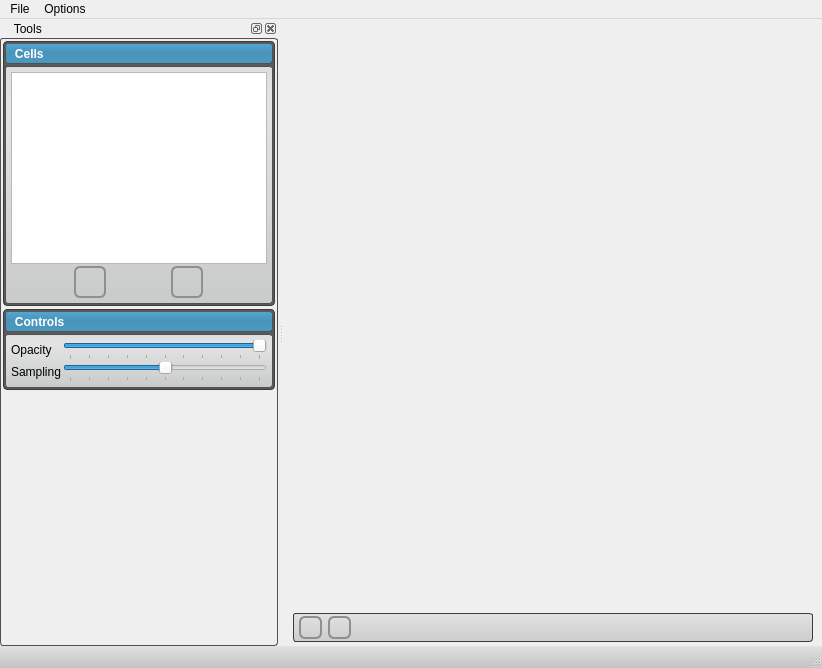
<?xml version="1.0" encoding="UTF-8"?>
<ui version="4.0">
 <class>VikingViewApp</class>
 <widget class="QMainWindow" name="VikingViewApp">
  <property name="geometry">
   <rect>
    <x>0</x>
    <y>0</y>
    <width>822</width>
    <height>668</height>
   </rect>
  </property>
  <property name="windowTitle">
   <string>VikingView</string>
  </property>
  <property name="windowIcon">
   <iconset resource="../../../studio/src/Resources/ShapeWorksStudio.qrc">
    <normaloff>:/Studio/Images/shapes-icon.png</normaloff>:/Studio/Images/shapes-icon.png</iconset>
  </property>
  <property name="styleSheet">
   <string notr="true">


QWidget#dockWidgetContents
{
  border: 1px solid rgb(80,80,80);
  border-radius: 3px;
}

QWidget#statusbar
{
  background-color: qlineargradient(spread:pad, x1:0, y1:0, x2:0, y2:1, stop:0 rgba(225, 225, 225, 255), stop:1 rgba(195, 195, 195, 255));
}


QWidget#zoomWidget
{
  background-color: qlineargradient(spread:pad, x1:0, y1:0, x2:0, y2:1, stop:0 rgba(225, 225, 225, 255), stop:1 rgba(205, 205, 205, 255));
  border: 1px solid rgb(60, 60, 60);
  border-radius: 3px;
}

QWidget#control_widget
{
  background-color: qlineargradient(spread:pad, x1:0, y1:0, x2:0, y2:1, stop:0 rgba(225, 225, 225, 255), stop:1 rgba(205, 205, 205, 255));
  border: 1px solid rgb(60, 60, 60);
  border-radius: 3px;
}



/********************** Tab Widget ***********************/
QWidget#meanTab{
	background-color: qlineargradient(spread:pad, x1:0.5, y1:0, x2:0.5, y2:0.960227, stop:0 rgba(221, 221, 221, 255), stop:0.155779 rgba(228, 228, 228, 255), stop:1 rgba(202, 204, 204, 255));
}

QWidget#samplesTab{
	background-color: qlineargradient(spread:pad, x1:0.5, y1:0, x2:0.5, y2:0.960227, stop:0 rgba(221, 221, 221, 255), stop:0.155779 rgba(228, 228, 228, 255), stop:1 rgba(202, 204, 204, 255));      
}

QWidget#pcaTab{
	background-color: qlineargradient(spread:pad, x1:0.5, y1:0, x2:0.5, y2:0.960227, stop:0 rgba(221, 221, 221, 255), stop:0.155779 rgba(228, 228, 228, 255), stop:1 rgba(202, 204, 204, 255));      
}

QWidget#pcaTab_2{
	background-color: qlineargradient(spread:pad, x1:0.5, y1:0, x2:0.5, y2:0.960227, stop:0 rgba(221, 221, 221, 255), stop:0.155779 rgba(228, 228, 228, 255), stop:1 rgba(202, 204, 204, 255));      
}

QWidget#regressionTab{
	background-color: qlineargradient(spread:pad, x1:0.5, y1:0, x2:0.5, y2:0.960227, stop:0 rgba(221, 221, 221, 255), stop:0.155779 rgba(228, 228, 228, 255), stop:1 rgba(202, 204, 204, 255));      
}

/********************** Tab Widget ***********************/


/********************** Visualization Panel ***********************/

QLabel#visualizationLabel{
	color: white;
	font: bold;
}
QWidget#visualizationPanel{
	background-color: rgba( 0, 0, 0, 0 );
}

QToolButton#visualizationOpenButton{
	background-color: rgba(0, 0, 0, 0);
	border-radius: 4px;
}

QToolButton#visualizationOpenButton:hover{
	background-color: rgba( 0, 0, 0, 30 ); border-radius: 3px;
}

QWidget#visualizationHeader{
	background-color: qlineargradient(spread:pad, x1:0.5, y1:0, x2:0.5, y2:0.960227, stop:0 rgba(0, 0, 0, 0), stop:0.45 rgba(0, 0, 0, 30), stop:1 rgba(0, 0, 0, 25));
    border-radius: 3px;
}

QWidget#visualizationHeaderBackground{
	background-color: rgb( 84, 168, 212 );
        border-radius: 3px;
	border: 1px solid rgb(90, 90, 90);
}

QWidget#visualizationPanel{
	background-color: rgb( 90, 90, 90 );
	border-radius:4px;
	border: 1px solid rgb(60, 60, 60);
	color: rgb(90, 90, 90);
}

QWidget#visualizationContent{
	border-radius: 3px;
	border: 1px solid rgb(80, 80,80);
	background-color: qlineargradient(spread:pad, x1:0.5, y1:0, x2:0.5, y2:0.960227, stop:0 rgba(221, 221, 221, 255), stop:0.155779 rgba(228, 228, 228, 255), stop:1 rgba(202, 204, 204, 255));      
}
/********************** Visualization Panel ***********************/


/********************** Pca Panel ***********************/

QLabel#pcaLabel{
	color: white;
	font: bold;
}

QLabel#pcaLabel_2{
	color: white;
	font: bold;
}

QWidget#pcaPanel{
	background-color: rgba( 0, 0, 0, 0 );
}

QWidget#pcaPanel_2{
	background-color: rgba( 0, 0, 0, 0 );
}

QToolButton#pcaOpenButton{
	background-color: rgba(0, 0, 0, 0);
	border-radius: 4px;
}

QToolButton#pcaOpenButton:hover{
	background-color: rgba( 0, 0, 0, 30 ); border-radius: 3px;
}

QWidget#pcaHeader{
	background-color: qlineargradient(spread:pad, x1:0.5, y1:0, x2:0.5, y2:0.960227, stop:0 rgba(0, 0, 0, 0), stop:0.45 rgba(0, 0, 0, 30), stop:1 rgba(0, 0, 0, 25));
    border-radius: 3px;
}

QWidget#pcaHeader_2{
	background-color: qlineargradient(spread:pad, x1:0.5, y1:0, x2:0.5, y2:0.960227, stop:0 rgba(0, 0, 0, 0), stop:0.45 rgba(0, 0, 0, 30), stop:1 rgba(0, 0, 0, 25));
    border-radius: 3px;
}

QWidget#pcaHeaderBackground{
	background-color: rgb( 84, 168, 212 );
    border-radius: 3px;
	border: 1px solid rgb(90, 90, 90);
}

QWidget#pcaHeaderBackground_2{
	background-color: rgb( 84, 168, 212 );
    border-radius: 3px;
	border: 1px solid rgb(90, 90, 90);
}

QWidget#pcaPanel{
	background-color: rgb( 90, 90, 90 );
	border-radius:4px;
	border: 1px solid rgb(60, 60, 60);
	color: rgb(90, 90, 90);
}

QWidget#pcaPanel_2{
	background-color: rgb( 90, 90, 90 );
	border-radius:4px;
	border: 1px solid rgb(60, 60, 60);
	color: rgb(90, 90, 90);
}


QWidget#pcaContent{
	border-radius: 3px;
	border: 1px solid rgb(80, 80,80);
	background-color: qlineargradient(spread:pad, x1:0.5, y1:0, x2:0.5, y2:0.960227, stop:0 rgba(221, 221, 221, 255), stop:0.155779 rgba(228, 228, 228, 255), stop:1 rgba(202, 204, 204, 255));      
}

QWidget#pcaContent_2{
	border-radius: 3px;
	border: 1px solid rgb(80, 80,80);
	background-color: qlineargradient(spread:pad, x1:0.5, y1:0, x2:0.5, y2:0.960227, stop:0 rgba(221, 221, 221, 255), stop:0.155779 rgba(228, 228, 228, 255), stop:1 rgba(202, 204, 204, 255));      
}


/********************** Pca Panel ***********************/


/********************** Shape Panel ***********************/

QLabel#shapeLabel{
	color: white;
	font: bold;
}

QWidget#shapePanel{
	background-color: rgba( 0, 0, 0, 0 );
}

QToolButton#shapeOpenButton{
	background-color: rgba(0, 0, 0, 0);
	border-radius: 4px;
}

QToolButton#shapeOpenButton:hover{
	background-color: rgba( 0, 0, 0, 30 ); border-radius: 3px;
}

QWidget#layers_header_{
	background-color: qlineargradient(spread:pad, x1:0.5, y1:0, x2:0.5, y2:0.960227, stop:0 rgba(0, 0, 0, 0), stop:0.45 rgba(0, 0, 0, 30), stop:1 rgba(0, 0, 0, 25));
    border-radius: 3px;
}

QWidget#shapeHeaderBackground{
	background-color: rgb( 84, 168, 212 );
    border-radius: 3px;
	border: 1px solid rgb(90, 90, 90);
}

QWidget#shapePanel{
	background-color: rgb( 90, 90, 90 );
	border-radius:4px;
	border: 1px solid rgb(60, 60, 60);
	color: rgb(90, 90, 90);
}

QWidget#shapeContent{
	border-radius: 3px;
	border: 1px solid rgb(80, 80,80);
	background-color: qlineargradient(spread:pad, x1:0.5, y1:0, x2:0.5, y2:0.960227, stop:0 rgba(221, 221, 221, 255), stop:0.155779 rgba(228, 228, 228, 255), stop:1 rgba(202, 204, 204, 255));      
}
/********************** Shape Panel ***********************/


/********************** reconstruction Panel ***********************/

QLabel#reconstructionLabel{
	color: white;
	font: bold;
}
QWidget#reconstructionPanel{
	background-color: rgba( 0, 0, 0, 0 );
}

QToolButton#reconstructionOpenButton{
	background-color: rgba(0, 0, 0, 0);
	border-radius: 4px;
}

QToolButton#reconstructionOpenButton:hover{
	background-color: rgba( 0, 0, 0, 30 ); border-radius: 3px;
}

QWidget#reconstructionHeader{
	background-color: qlineargradient(spread:pad, x1:0.5, y1:0, x2:0.5, y2:0.960227, stop:0 rgba(0, 0, 0, 0), stop:0.45 rgba(0, 0, 0, 30), stop:1 rgba(0, 0, 0, 25));
    border-radius: 3px;
}

QWidget#reconstructionHeaderBackground{
	background-color: rgb( 84, 168, 212 );
    border-radius: 3px;
	border: 1px solid rgb(90, 90, 90);
}

QWidget#reconstructionPanel{
	background-color: rgb( 90, 90, 90 );
	border-radius:4px;
	border: 1px solid rgb(60, 60, 60);
	color: rgb(90, 90, 90);
}

QWidget#reconstructionContent{
	border-radius: 3px;
	border: 1px solid rgb(80, 80,80);
	background-color: qlineargradient(spread:pad, x1:0.5, y1:0, x2:0.5, y2:0.960227, stop:0 rgba(221, 221, 221, 255), stop:0.155779 rgba(228, 228, 228, 255), stop:1 rgba(202, 204, 204, 255));      
}
/********************** reconstruction Panel ***********************/



/********************** Other ***********************/

QWidget#pcaWidget{
	border-radius: 3px;
	border: 2px solid rgb(80, 80,80);
}

QWidget#pcaWidget_2{
	border-radius: 3px;
	border: 2px solid rgb(80, 80,80);
}

QWidget#sampleWidget{
	border-radius: 3px;
	border: 2px solid rgb(80, 80,80);
}

QWidget#meanWidget{
	border-radius: 3px;
	border: 2px solid rgb(80, 80,80);
}


QWidget#controlsDockContents {
 border-radius: 3px;
 background: rgb(90,90,90);
}




QToolButton { /* all types of tool button */
     border: 2px solid #8f8f91;
     border-radius: 6px;
     background-color: qlineargradient(x1: 0, y1: 0, x2: 0, y2: 1,
                                       stop: 0 #f6f7fa, stop: 1 #dadbde);
 }


 QToolButton[popupMode=&quot;1&quot;] { /* only for MenuButtonPopup */
     padding-right: 20px; /* make way for the popup button */
 }


 QToolButton:pressed {
     background-color: qlineargradient(x1: 0, y1: 0, x2: 0, y2: 1,
                                       stop: 0 #dadbde, stop: 1 #f6f7fa);
  
  }

 QToolButton:checked {
     background-color: qlineargradient(x1: 0, y1: 0, x2: 0, y2: 1,
                                       stop: 0 #dadbde, stop: 1 #f6f7fa);
  
  }

 /* the subcontrols below are used only in the MenuButtonPopup mode */
 QToolButton::menu-button {
     border: 2px solid gray;
     border-top-right-radius: 6px;
     border-bottom-right-radius: 6px;
     /* 16px width + 4px for border = 20px allocated above */
     width: 16px;
 }

/*
 QToolButton::menu-arrow {
     image: url(downarrow.png);
 }
*/


 QToolButton::menu-arrow:open {
     top: 1px; left: 1px; /* shift it a bit */
 }


/*
QPushButton { 
 border: 2px solid #8f8f91;
 border-radius: 6px;
 background-color: qlineargradient(x1: 0, y1: 0, x2: 0, y2: 1,
  stop: 0 #f6f7fa, stop: 1 #dadbde);
}
*/

/*
QPushButton:pressed {
 background-color: qlineargradient(x1: 0, y1: 0, x2: 0, y2: 1,
  stop: 0 #dadbde, stop: 1 #f6f7fa);
}
*/


/*
QPushButton {
     background-color: red;
     border-style: outset;
     border-width: 2px;
     border-color: beige;
 }
*/


</string>
  </property>
  <widget class="QWidget" name="centralwidget">
   <layout class="QGridLayout" name="gridLayout">
    <property name="topMargin">
     <number>0</number>
    </property>
    <property name="bottomMargin">
     <number>4</number>
    </property>
    <property name="spacing">
     <number>0</number>
    </property>
    <item row="0" column="0">
     <widget class="QVTKWidget" name="qvtkWidget" native="true">
      <property name="sizePolicy">
       <sizepolicy hsizetype="Expanding" vsizetype="Expanding">
        <horstretch>1</horstretch>
        <verstretch>1</verstretch>
       </sizepolicy>
      </property>
      <property name="minimumSize">
       <size>
        <width>300</width>
        <height>300</height>
       </size>
      </property>
     </widget>
    </item>
    <item row="1" column="0">
     <layout class="QHBoxLayout" name="horizontalLayout" stretch="0">
      <item>
       <widget class="QWidget" name="control_widget" native="true">
        <property name="sizePolicy">
         <sizepolicy hsizetype="Minimum" vsizetype="MinimumExpanding">
          <horstretch>0</horstretch>
          <verstretch>0</verstretch>
         </sizepolicy>
        </property>
        <layout class="QHBoxLayout" name="horizontalLayout_3">
         <property name="spacing">
          <number>6</number>
         </property>
         <property name="leftMargin">
          <number>6</number>
         </property>
         <property name="topMargin">
          <number>3</number>
         </property>
         <property name="rightMargin">
          <number>6</number>
         </property>
         <property name="bottomMargin">
          <number>3</number>
         </property>
         <item>
          <widget class="QToolButton" name="auto_view_button">
           <property name="toolTip">
            <string>Autoview</string>
           </property>
           <property name="text">
            <string/>
           </property>
           <property name="icon">
            <iconset resource="../Resources/VikingView.qrc">
             <normaloff>:/VikingView/Images/AutoViewOff.png</normaloff>:/VikingView/Images/AutoViewOff.png</iconset>
           </property>
           <property name="checkable">
            <bool>false</bool>
           </property>
           <property name="autoRaise">
            <bool>true</bool>
           </property>
          </widget>
         </item>
         <item>
          <widget class="QToolButton" name="cutting_plane_button">
           <property name="toolTip">
            <string>Autoview</string>
           </property>
           <property name="text">
            <string/>
           </property>
           <property name="icon">
            <iconset resource="../Resources/VikingView.qrc">
             <normaloff>:/VikingView/Images/CuttingPlaneOff.png</normaloff>
             <normalon>:/VikingView/Images/CuttingPlaneOn.png</normalon>:/VikingView/Images/CuttingPlaneOff.png</iconset>
           </property>
           <property name="checkable">
            <bool>true</bool>
           </property>
           <property name="autoRaise">
            <bool>true</bool>
           </property>
          </widget>
         </item>
         <item>
          <spacer name="horizontalSpacer">
           <property name="orientation">
            <enum>Qt::Horizontal</enum>
           </property>
           <property name="sizeHint" stdset="0">
            <size>
             <width>40</width>
             <height>20</height>
            </size>
           </property>
          </spacer>
         </item>
        </layout>
       </widget>
      </item>
     </layout>
    </item>
   </layout>
  </widget>
  <widget class="QMenuBar" name="menubar">
   <property name="geometry">
    <rect>
     <x>0</x>
     <y>0</y>
     <width>822</width>
     <height>21</height>
    </rect>
   </property>
   <widget class="QMenu" name="menuFile">
    <property name="title">
     <string>File</string>
    </property>
    <addaction name="separator"/>
    <addaction name="separator"/>
    <addaction name="action_recent1"/>
    <addaction name="action_recent2"/>
    <addaction name="action_recent3"/>
    <addaction name="action_recent4"/>
    <addaction name="separator"/>
    <addaction name="action_quit"/>
   </widget>
   <widget class="QMenu" name="menuOptions">
    <property name="title">
     <string>Options</string>
    </property>
    <addaction name="action_preferences"/>
   </widget>
   <addaction name="menuFile"/>
   <addaction name="menuOptions"/>
  </widget>
  <widget class="QStatusBar" name="statusbar"/>
  <widget class="QDockWidget" name="controlsDockWidget_2">
   <property name="floating">
    <bool>false</bool>
   </property>
   <property name="features">
    <set>QDockWidget::AllDockWidgetFeatures</set>
   </property>
   <property name="windowTitle">
    <string>   Tools</string>
   </property>
   <attribute name="dockWidgetArea">
    <number>1</number>
   </attribute>
   <widget class="QWidget" name="dockWidgetContents">
    <layout class="QVBoxLayout" name="verticalLayout">
     <property name="spacing">
      <number>3</number>
     </property>
     <property name="margin">
      <number>3</number>
     </property>
     <item>
      <widget class="QWidget" name="pcaPanel_2" native="true">
       <property name="sizePolicy">
        <sizepolicy hsizetype="Preferred" vsizetype="Fixed">
         <horstretch>0</horstretch>
         <verstretch>0</verstretch>
        </sizepolicy>
       </property>
       <layout class="QVBoxLayout" name="verticalLayout_14">
        <property name="spacing">
         <number>2</number>
        </property>
        <property name="margin">
         <number>2</number>
        </property>
        <item>
         <widget class="QWidget" name="pcaHeaderBackground_2" native="true">
          <layout class="QVBoxLayout" name="verticalLayout_15">
           <property name="margin">
            <number>0</number>
           </property>
           <item>
            <widget class="QWidget" name="pcaHeader_2" native="true">
             <property name="sizePolicy">
              <sizepolicy hsizetype="Preferred" vsizetype="Fixed">
               <horstretch>0</horstretch>
               <verstretch>0</verstretch>
              </sizepolicy>
             </property>
             <property name="minimumSize">
              <size>
               <width>215</width>
               <height>21</height>
              </size>
             </property>
             <layout class="QHBoxLayout" name="horizontalLayout_16">
              <property name="spacing">
               <number>2</number>
              </property>
              <property name="margin">
               <number>0</number>
              </property>
              <item>
               <widget class="QLabel" name="pcaLabel_2">
                <property name="text">
                 <string>   Cells</string>
                </property>
               </widget>
              </item>
             </layout>
            </widget>
           </item>
          </layout>
         </widget>
        </item>
        <item>
         <widget class="QWidget" name="pcaContent_2" native="true">
          <layout class="QVBoxLayout" name="verticalLayout_23">
           <property name="spacing">
            <number>2</number>
           </property>
           <property name="margin">
            <number>6</number>
           </property>
           <item>
            <widget class="QTableWidget" name="table_widget"/>
           </item>
           <item>
            <layout class="QHBoxLayout" name="horizontalLayout2">
             <item>
              <widget class="QToolButton" name="delete_button">
               <property name="minimumSize">
                <size>
                 <width>32</width>
                 <height>32</height>
                </size>
               </property>
               <property name="maximumSize">
                <size>
                 <width>32</width>
                 <height>32</height>
                </size>
               </property>
               <property name="toolTip">
                <string>Remove</string>
               </property>
               <property name="statusTip">
                <string>Remove images</string>
               </property>
               <property name="text">
                <string/>
               </property>
               <property name="icon">
                <iconset resource="../Resources/VikingView.qrc">
                 <normaloff>:/VikingView/Images/remove.png</normaloff>:/VikingView/Images/remove.png</iconset>
               </property>
              </widget>
             </item>
             <item>
              <widget class="QToolButton" name="add_button">
               <property name="minimumSize">
                <size>
                 <width>32</width>
                 <height>32</height>
                </size>
               </property>
               <property name="maximumSize">
                <size>
                 <width>32</width>
                 <height>32</height>
                </size>
               </property>
               <property name="toolTip">
                <string>Add</string>
               </property>
               <property name="statusTip">
                <string>Add images</string>
               </property>
               <property name="text">
                <string/>
               </property>
               <property name="icon">
                <iconset resource="../Resources/VikingView.qrc">
                 <normaloff>:/VikingView/Images/add.png</normaloff>:/VikingView/Images/add.png</iconset>
               </property>
              </widget>
             </item>
            </layout>
           </item>
          </layout>
         </widget>
        </item>
       </layout>
      </widget>
     </item>
     <item>
      <widget class="QWidget" name="pcaPanel" native="true">
       <property name="sizePolicy">
        <sizepolicy hsizetype="Preferred" vsizetype="Fixed">
         <horstretch>0</horstretch>
         <verstretch>0</verstretch>
        </sizepolicy>
       </property>
       <layout class="QVBoxLayout" name="verticalLayout_12">
        <property name="spacing">
         <number>2</number>
        </property>
        <property name="margin">
         <number>2</number>
        </property>
        <item>
         <widget class="QWidget" name="pcaHeaderBackground" native="true">
          <layout class="QVBoxLayout" name="verticalLayout_13">
           <property name="margin">
            <number>0</number>
           </property>
           <item>
            <widget class="QWidget" name="pcaHeader" native="true">
             <property name="sizePolicy">
              <sizepolicy hsizetype="Preferred" vsizetype="Fixed">
               <horstretch>0</horstretch>
               <verstretch>0</verstretch>
              </sizepolicy>
             </property>
             <property name="minimumSize">
              <size>
               <width>215</width>
               <height>21</height>
              </size>
             </property>
             <layout class="QHBoxLayout" name="horizontalLayout_15">
              <property name="spacing">
               <number>2</number>
              </property>
              <property name="margin">
               <number>0</number>
              </property>
              <item>
               <widget class="QLabel" name="pcaLabel">
                <property name="text">
                 <string>   Controls</string>
                </property>
               </widget>
              </item>
             </layout>
            </widget>
           </item>
          </layout>
         </widget>
        </item>
        <item>
         <widget class="QWidget" name="pcaContent" native="true">
          <layout class="QVBoxLayout" name="verticalLayout_22">
           <property name="spacing">
            <number>2</number>
           </property>
           <property name="margin">
            <number>6</number>
           </property>
           <item>
            <layout class="QGridLayout" name="gridLayout_2">
             <item row="0" column="0">
              <widget class="QLabel" name="label_2">
               <property name="text">
                <string>Opacity</string>
               </property>
              </widget>
             </item>
             <item row="0" column="1">
              <widget class="QSlider" name="opacity_slider">
               <property name="maximum">
                <number>100</number>
               </property>
               <property name="value">
                <number>100</number>
               </property>
               <property name="orientation">
                <enum>Qt::Horizontal</enum>
               </property>
               <property name="invertedAppearance">
                <bool>false</bool>
               </property>
               <property name="tickPosition">
                <enum>QSlider::TicksBelow</enum>
               </property>
              </widget>
             </item>
             <item row="1" column="0">
              <widget class="QLabel" name="label_3">
               <property name="text">
                <string>Sampling</string>
               </property>
              </widget>
             </item>
             <item row="1" column="1">
              <widget class="QSlider" name="sampling_slider">
               <property name="maximum">
                <number>100</number>
               </property>
               <property name="value">
                <number>50</number>
               </property>
               <property name="orientation">
                <enum>Qt::Horizontal</enum>
               </property>
               <property name="tickPosition">
                <enum>QSlider::TicksBelow</enum>
               </property>
              </widget>
             </item>
            </layout>
           </item>
          </layout>
         </widget>
        </item>
       </layout>
      </widget>
     </item>
     <item>
      <spacer name="verticalSpacer">
       <property name="orientation">
        <enum>Qt::Vertical</enum>
       </property>
       <property name="sizeHint" stdset="0">
        <size>
         <width>20</width>
         <height>40</height>
        </size>
       </property>
      </spacer>
     </item>
    </layout>
   </widget>
  </widget>
  <action name="action_quit">
   <property name="text">
    <string>Quit</string>
   </property>
   <property name="shortcut">
    <string>Ctrl+Q</string>
   </property>
  </action>
  <action name="actionViewFullScreen">
   <property name="text">
    <string>Full Screen</string>
   </property>
   <property name="shortcut">
    <string>Ctrl+F</string>
   </property>
  </action>
  <action name="action_import">
   <property name="text">
    <string>Import Images...</string>
   </property>
   <property name="shortcut">
    <string>Ctrl+I</string>
   </property>
  </action>
  <action name="action_groom_mode">
   <property name="checkable">
    <bool>true</bool>
   </property>
   <property name="icon">
    <iconset resource="../../../studio/src/Resources/ShapeWorksStudio.qrc">
     <normaloff>:/Studio/Images/tools.png</normaloff>:/Studio/Images/tools.png</iconset>
   </property>
   <property name="text">
    <string>Groom</string>
   </property>
  </action>
  <action name="action_import_mode">
   <property name="checkable">
    <bool>true</bool>
   </property>
   <property name="icon">
    <iconset resource="../../../studio/src/Resources/ShapeWorksStudio.qrc">
     <normaloff>:/Studio/Images/data.png</normaloff>:/Studio/Images/data.png</iconset>
   </property>
   <property name="text">
    <string>Data</string>
   </property>
  </action>
  <action name="action_optimize_mode">
   <property name="checkable">
    <bool>true</bool>
   </property>
   <property name="icon">
    <iconset resource="../../../studio/src/Resources/ShapeWorksStudio.qrc">
     <normaloff>:/Studio/Images/gear2.png</normaloff>:/Studio/Images/gear2.png</iconset>
   </property>
   <property name="text">
    <string>Optimize</string>
   </property>
  </action>
  <action name="action_analysis_mode">
   <property name="checkable">
    <bool>true</bool>
   </property>
   <property name="icon">
    <iconset resource="../../../studio/src/Resources/ShapeWorksStudio.qrc">
     <normaloff>:/Studio/Images/chart.png</normaloff>:/Studio/Images/chart.png</iconset>
   </property>
   <property name="text">
    <string>Analysis</string>
   </property>
  </action>
  <action name="action_open_project">
   <property name="text">
    <string>Open Project</string>
   </property>
   <property name="shortcut">
    <string>Ctrl+O</string>
   </property>
  </action>
  <action name="action_save_project">
   <property name="text">
    <string>Save Project</string>
   </property>
   <property name="shortcut">
    <string>Ctrl+S</string>
   </property>
  </action>
  <action name="action_new_project">
   <property name="text">
    <string>New Project</string>
   </property>
   <property name="shortcut">
    <string>Ctrl+N</string>
   </property>
  </action>
  <action name="action_save_project_as">
   <property name="text">
    <string>Save Project As...</string>
   </property>
   <property name="shortcut">
    <string>Ctrl+Shift+S</string>
   </property>
  </action>
  <action name="action_preferences">
   <property name="text">
    <string>Preferences</string>
   </property>
   <property name="shortcut">
    <string>Ctrl+,</string>
   </property>
  </action>
  <action name="action_import_legacy">
   <property name="text">
    <string>Import Legacy ShapeWorks</string>
   </property>
  </action>
  <action name="action_recent1">
   <property name="text">
    <string>Recent1</string>
   </property>
  </action>
  <action name="action_recent2">
   <property name="text">
    <string>Recent2</string>
   </property>
  </action>
  <action name="action_recent3">
   <property name="text">
    <string>Recent3</string>
   </property>
  </action>
  <action name="action_recent4">
   <property name="text">
    <string>Recent4</string>
   </property>
  </action>
 </widget>
 <customwidgets>
  <customwidget>
   <class>QVTKWidget</class>
   <extends>QWidget</extends>
   <header>QVTKWidget.h</header>
  </customwidget>
 </customwidgets>
 <resources>
  <include location="../Resources/VikingView.qrc"/>
  <include location="../../../studio/src/Resources/ShapeWorksStudio.qrc"/>
 </resources>
 <connections/>
</ui>
